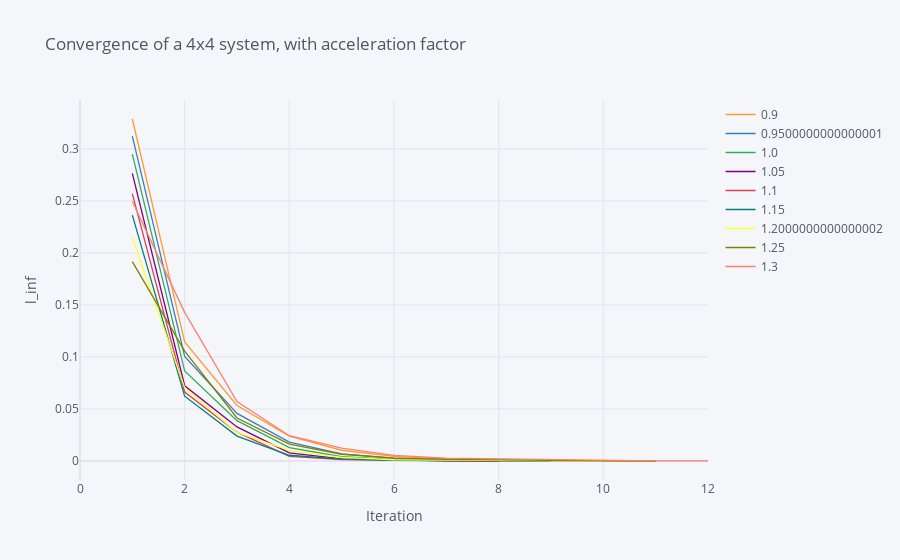
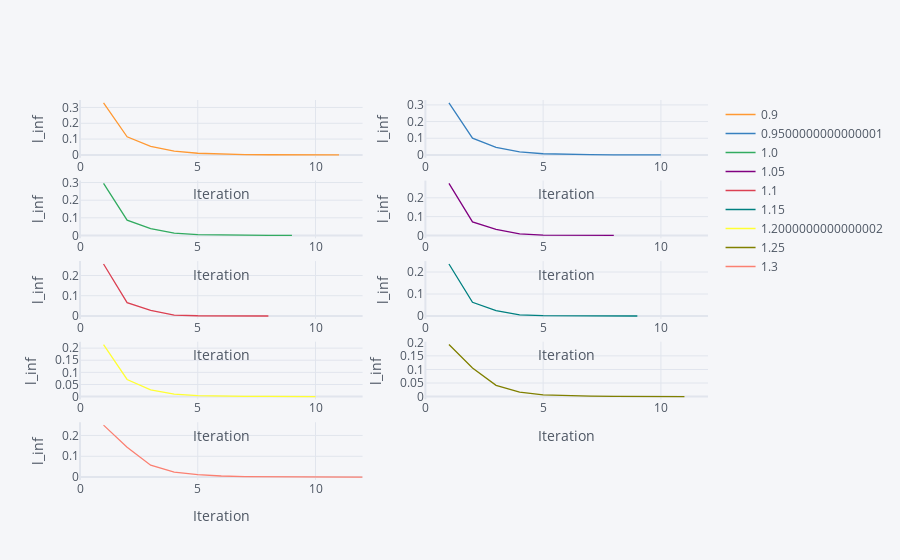

Write notebook code for charts like these, in order.
### Code cell
ac = np.linspace(0.9,1.3,9)
data = {}

for i in range (0, len(ac)) :
    soln, iter, l_infacc = gaussseidel(lA, lb, lG1, acc = ac[i])
    data[ac[i]] = l_infacc
    
df = pd.DataFrame.from_dict(data, orient='index')
df = df.transpose()
 
df.iplot(kind='line', title='Convergence of a 4x4 system, with acceleration factor', xTitle='Iteration', yTitle='l_inf')    
df.iplot(kind='line', xTitle='Iteration', yTitle='l_inf', subplots=True)

### Figure 1 — Plotly figure (JSON) as saved in the notebook; plotly's stock layout.template omitted (floating-point values rounded to 4 significant figures)
{"data": [{"line": {"color": "rgba(255, 153, 51, 1.0)", "dash": "solid", "shape": "linear", "width": 1.3}, "mode": "lines", "name": "0.9", "text": "", "type": "scatter", "x": [0, 1, 2, 3, 4, 5, 6, 7, 8, 9, 10, 11, 12], "y": [null, 0.3287, 0.1144, 0.05333, 0.02393, 0.01034, 0.00448, 0.00193, 0.0008188, 0.0003415, 0.0001403, 5.689e-05, ""]}, {"line": {"color": "rgba(55, 128, 191, 1.0)", "dash": "solid", "shape": "linear", "width": 1.3}, "mode": "lines", "name": "0.9500000000000001", "text": "", "type": "scatter", "x": [0, 1, 2, 3, 4, 5, 6, 7, 8, 9, 10, 11, 12], "y": [null, 0.3123, 0.1005, 0.04573, 0.01824, 0.006915, 0.002723, 0.001045, 0.0003867, 0.0001389, 4.884e-05, "", ""]}, {"line": {"color": "rgba(50, 171, 96, 1.0)", "dash": "solid", "shape": "linear", "width": 1.3}, "mode": "lines", "name": "1.0", "text": "", "type": "scatter", "x": [0, 1, 2, 3, 4, 5, 6, 7, 8, 9, 10, 11, 12], "y": [null, 0.2949, 0.08649, 0.03883, 0.01287, 0.004115, 0.001529, 0.0004847, 0.0001448, 4.158e-05, "", "", ""]}, {"line": {"color": "rgba(128, 0, 128, 1.0)", "dash": "solid", "shape": "linear", "width": 1.3}, "mode": "lines", "name": "1.05", "text": "", "type": "scatter", "x": [0, 1, 2, 3, 4, 5, 6, 7, 8, 9, 10, 11, 12], "y": [null, 0.2765, 0.07231, 0.03277, 0.007784, 0.00201, 0.0008516, 0.0001397, 3.199e-05, "", "", "", ""]}, {"line": {"color": "rgba(219, 64, 82, 1.0)", "dash": "solid", "shape": "linear", "width": 1.3}, "mode": "lines", "name": "1.1", "text": "", "type": "scatter", "x": [0, 1, 2, 3, 4, 5, 6, 7, 8, 9, 10, 11, 12], "y": [null, 0.2569, 0.06621, 0.02772, 0.004475, 0.001242, 0.0006154, 0.0001135, 1.549e-05, "", "", "", ""]}, {"line": {"color": "rgba(0, 128, 128, 1.0)", "dash": "solid", "shape": "linear", "width": 1.3}, "mode": "lines", "name": "1.15", "text": "", "type": "scatter", "x": [0, 1, 2, 3, 4, 5, 6, 7, 8, 9, 10, 11, 12], "y": [null, 0.2363, 0.06233, 0.02392, 0.005538, 0.001861, 0.0007089, 0.0004078, 0.0001061, 2.029e-05, "", "", ""]}, {"line": {"color": "rgba(255, 255, 51, 1.0)", "dash": "solid", "shape": "linear", "width": 1.3}, "mode": "lines", "name": "1.2000000000000002", "text": "", "type": "scatter", "x": [0, 1, 2, 3, 4, 5, 6, 7, 8, 9, 10, 11, 12], "y": [null, 0.2146, 0.07051, 0.02744, 0.01029, 0.00352, 0.00123, 0.000878, 0.0003755, 0.000108, 2.597e-05, "", ""]}, {"line": {"color": "rgba(128, 128, 0, 1.0)", "dash": "solid", "shape": "linear", "width": 1.3}, "mode": "lines", "name": "1.25", "text": "", "type": "scatter", "x": [0, 1, 2, 3, 4, 5, 6, 7, 8, 9, 10, 11, 12], "y": [null, 0.1917, 0.1057, 0.04134, 0.01628, 0.006496, 0.002806, 0.001653, 0.0009756, 0.000389, 0.0001219, 3.483e-05, ""]}, {"line": {"color": "rgba(251, 128, 114, 1.0)", "dash": "solid", "shape": "linear", "width": 1.3}, "mode": "lines", "name": "1.3", "text": "", "type": "scatter", "x": [0, 1, 2, 3, 4, 5, 6, 7, 8, 9, 10, 11, 12], "y": [null, 0.2494, 0.1429, 0.05711, 0.0243, 0.01242, 0.0055, 0.00285, 0.002163, 0.001105, 0.0004391, 0.0001503, 5.011e-05]}], "layout": {"legend": {"bgcolor": "#F5F6F9", "font": {"color": "#4D5663"}}, "paper_bgcolor": "#F5F6F9", "plot_bgcolor": "#F5F6F9", "title": {"font": {"color": "#4D5663"}, "text": "Convergence of a 4x4 system, with acceleration factor"}, "xaxis": {"gridcolor": "#E1E5ED", "showgrid": true, "tickfont": {"color": "#4D5663"}, "title": {"font": {"color": "#4D5663"}, "text": "Iteration"}, "zerolinecolor": "#E1E5ED"}, "yaxis": {"gridcolor": "#E1E5ED", "showgrid": true, "tickfont": {"color": "#4D5663"}, "title": {"font": {"color": "#4D5663"}, "text": "l_inf"}, "zerolinecolor": "#E1E5ED"}}}

### Figure 2 — Plotly figure (JSON) as saved in the notebook; plotly's stock layout.template omitted (floating-point values rounded to 4 significant figures)
{"data": [{"line": {"color": "rgba(255, 153, 51, 1.0)", "dash": "solid", "shape": "linear", "width": 1.3}, "mode": "lines", "name": "0.9", "text": "", "type": "scatter", "x": [0, 1, 2, 3, 4, 5, 6, 7, 8, 9, 10, 11, 12], "xaxis": "x", "y": [null, 0.3287, 0.1144, 0.05333, 0.02393, 0.01034, 0.00448, 0.00193, 0.0008188, 0.0003415, 0.0001403, 5.689e-05, ""], "yaxis": "y"}, {"line": {"color": "rgba(55, 128, 191, 1.0)", "dash": "solid", "shape": "linear", "width": 1.3}, "mode": "lines", "name": "0.9500000000000001", "text": "", "type": "scatter", "x": [0, 1, 2, 3, 4, 5, 6, 7, 8, 9, 10, 11, 12], "xaxis": "x2", "y": [null, 0.3123, 0.1005, 0.04573, 0.01824, 0.006915, 0.002723, 0.001045, 0.0003867, 0.0001389, 4.884e-05, "", ""], "yaxis": "y2"}, {"line": {"color": "rgba(50, 171, 96, 1.0)", "dash": "solid", "shape": "linear", "width": 1.3}, "mode": "lines", "name": "1.0", "text": "", "type": "scatter", "x": [0, 1, 2, 3, 4, 5, 6, 7, 8, 9, 10, 11, 12], "xaxis": "x3", "y": [null, 0.2949, 0.08649, 0.03883, 0.01287, 0.004115, 0.001529, 0.0004847, 0.0001448, 4.158e-05, "", "", ""], "yaxis": "y3"}, {"line": {"color": "rgba(128, 0, 128, 1.0)", "dash": "solid", "shape": "linear", "width": 1.3}, "mode": "lines", "name": "1.05", "text": "", "type": "scatter", "x": [0, 1, 2, 3, 4, 5, 6, 7, 8, 9, 10, 11, 12], "xaxis": "x4", "y": [null, 0.2765, 0.07231, 0.03277, 0.007784, 0.00201, 0.0008516, 0.0001397, 3.199e-05, "", "", "", ""], "yaxis": "y4"}, {"line": {"color": "rgba(219, 64, 82, 1.0)", "dash": "solid", "shape": "linear", "width": 1.3}, "mode": "lines", "name": "1.1", "text": "", "type": "scatter", "x": [0, 1, 2, 3, 4, 5, 6, 7, 8, 9, 10, 11, 12], "xaxis": "x5", "y": [null, 0.2569, 0.06621, 0.02772, 0.004475, 0.001242, 0.0006154, 0.0001135, 1.549e-05, "", "", "", ""], "yaxis": "y5"}, {"line": {"color": "rgba(0, 128, 128, 1.0)", "dash": "solid", "shape": "linear", "width": 1.3}, "mode": "lines", "name": "1.15", "text": "", "type": "scatter", "x": [0, 1, 2, 3, 4, 5, 6, 7, 8, 9, 10, 11, 12], "xaxis": "x6", "y": [null, 0.2363, 0.06233, 0.02392, 0.005538, 0.001861, 0.0007089, 0.0004078, 0.0001061, 2.029e-05, "", "", ""], "yaxis": "y6"}, {"line": {"color": "rgba(255, 255, 51, 1.0)", "dash": "solid", "shape": "linear", "width": 1.3}, "mode": "lines", "name": "1.2000000000000002", "text": "", "type": "scatter", "x": [0, 1, 2, 3, 4, 5, 6, 7, 8, 9, 10, 11, 12], "xaxis": "x7", "y": [null, 0.2146, 0.07051, 0.02744, 0.01029, 0.00352, 0.00123, 0.000878, 0.0003755, 0.000108, 2.597e-05, "", ""], "yaxis": "y7"}, {"line": {"color": "rgba(128, 128, 0, 1.0)", "dash": "solid", "shape": "linear", "width": 1.3}, "mode": "lines", "name": "1.25", "text": "", "type": "scatter", "x": [0, 1, 2, 3, 4, 5, 6, 7, 8, 9, 10, 11, 12], "xaxis": "x8", "y": [null, 0.1917, 0.1057, 0.04134, 0.01628, 0.006496, 0.002806, 0.001653, 0.0009756, 0.000389, 0.0001219, 3.483e-05, ""], "yaxis": "y8"}, {"line": {"color": "rgba(251, 128, 114, 1.0)", "dash": "solid", "shape": "linear", "width": 1.3}, "mode": "lines", "name": "1.3", "text": "", "type": "scatter", "x": [0, 1, 2, 3, 4, 5, 6, 7, 8, 9, 10, 11, 12], "xaxis": "x9", "y": [null, 0.2494, 0.1429, 0.05711, 0.0243, 0.01242, 0.0055, 0.00285, 0.002163, 0.001105, 0.0004391, 0.0001503, 5.011e-05], "yaxis": "y9"}], "layout": {"legend": {"bgcolor": "#F5F6F9", "font": {"color": "#4D5663"}}, "paper_bgcolor": "#F5F6F9", "plot_bgcolor": "#F5F6F9", "title": {"font": {"color": "#4D5663"}}, "xaxis": {"anchor": "y", "domain": [0, 0.45], "gridcolor": "#E1E5ED", "showgrid": true, "tickfont": {"color": "#4D5663"}, "title": {"font": {"color": "#4D5663"}, "text": "Iteration"}, "zerolinecolor": "#E1E5ED"}, "xaxis10": {"anchor": "y10", "domain": [0.55, 1], "gridcolor": "#E1E5ED", "showgrid": true, "tickfont": {"color": "#4D5663"}, "title": {"font": {"color": "#4D5663"}, "text": "Iteration"}, "zerolinecolor": "#E1E5ED"}, "xaxis2": {"anchor": "y2", "domain": [0.55, 1], "gridcolor": "#E1E5ED", "showgrid": true, "tickfont": {"color": "#4D5663"}, "title": {"font": {"color": "#4D5663"}, "text": "Iteration"}, "zerolinecolor": "#E1E5ED"}, "xaxis3": {"anchor": "y3", "domain": [0, 0.45], "gridcolor": "#E1E5ED", "showgrid": true, "tickfont": {"color": "#4D5663"}, "title": {"font": {"color": "#4D5663"}, "text": "Iteration"}, "zerolinecolor": "#E1E5ED"}, "xaxis4": {"anchor": "y4", "domain": [0.55, 1], "gridcolor": "#E1E5ED", "showgrid": true, "tickfont": {"color": "#4D5663"}, "title": {"font": {"color": "#4D5663"}, "text": "Iteration"}, "zerolinecolor": "#E1E5ED"}, "xaxis5": {"anchor": "y5", "domain": [0, 0.45], "gridcolor": "#E1E5ED", "showgrid": true, "tickfont": {"color": "#4D5663"}, "title": {"font": {"color": "#4D5663"}, "text": "Iteration"}, "zerolinecolor": "#E1E5ED"}, "xaxis6": {"anchor": "y6", "domain": [0.55, 1], "gridcolor": "#E1E5ED", "showgrid": true, "tickfont": {"color": "#4D5663"}, "title": {"font": {"color": "#4D5663"}, "text": "Iteration"}, "zerolinecolor": "#E1E5ED"}, "xaxis7": {"anchor": "y7", "domain": [0, 0.45], "gridcolor": "#E1E5ED", "showgrid": true, "tickfont": {"color": "#4D5663"}, "title": {"font": {"color": "#4D5663"}, "text": "Iteration"}, "zerolinecolor": "#E1E5ED"}, "xaxis8": {"anchor": "y8", "domain": [0.55, 1], "gridcolor": "#E1E5ED", "showgrid": true, "tickfont": {"color": "#4D5663"}, "title": {"font": {"color": "#4D5663"}, "text": "Iteration"}, "zerolinecolor": "#E1E5ED"}, "xaxis9": {"anchor": "y9", "domain": [0, 0.45], "gridcolor": "#E1E5ED", "showgrid": true, "tickfont": {"color": "#4D5663"}, "title": {"font": {"color": "#4D5663"}, "text": "Iteration"}, "zerolinecolor": "#E1E5ED"}, "yaxis": {"anchor": "x", "domain": [0.848, 1], "gridcolor": "#E1E5ED", "showgrid": true, "tickfont": {"color": "#4D5663"}, "title": {"font": {"color": "#4D5663"}, "text": "l_inf"}, "zerolinecolor": "#E1E5ED"}, "yaxis10": {"anchor": "x10", "domain": [0, 0.152], "gridcolor": "#E1E5ED", "showgrid": true, "tickfont": {"color": "#4D5663"}, "title": {"font": {"color": "#4D5663"}, "text": "l_inf"}, "zerolinecolor": "#E1E5ED"}, "yaxis2": {"anchor": "x2", "domain": [0.848, 1], "gridcolor": "#E1E5ED", "showgrid": true, "tickfont": {"color": "#4D5663"}, "title": {"font": {"color": "#4D5663"}, "text": "l_inf"}, "zerolinecolor": "#E1E5ED"}, "yaxis3": {"anchor": "x3", "domain": [0.636, 0.788], "gridcolor": "#E1E5ED", "showgrid": true, "tickfont": {"color": "#4D5663"}, "title": {"font": {"color": "#4D5663"}, "text": "l_inf"}, "zerolinecolor": "#E1E5ED"}, "yaxis4": {"anchor": "x4", "domain": [0.636, 0.788], "gridcolor": "#E1E5ED", "showgrid": true, "tickfont": {"color": "#4D5663"}, "title": {"font": {"color": "#4D5663"}, "text": "l_inf"}, "zerolinecolor": "#E1E5ED"}, "yaxis5": {"anchor": "x5", "domain": [0.424, 0.576], "gridcolor": "#E1E5ED", "showgrid": true, "tickfont": {"color": "#4D5663"}, "title": {"font": {"color": "#4D5663"}, "text": "l_inf"}, "zerolinecolor": "#E1E5ED"}, "yaxis6": {"anchor": "x6", "domain": [0.424, 0.576], "gridcolor": "#E1E5ED", "showgrid": true, "tickfont": {"color": "#4D5663"}, "title": {"font": {"color": "#4D5663"}, "text": "l_inf"}, "zerolinecolor": "#E1E5ED"}, "yaxis7": {"anchor": "x7", "domain": [0.212, 0.364], "gridcolor": "#E1E5ED", "showgrid": true, "tickfont": {"color": "#4D5663"}, "title": {"font": {"color": "#4D5663"}, "text": "l_inf"}, "zerolinecolor": "#E1E5ED"}, "yaxis8": {"anchor": "x8", "domain": [0.212, 0.364], "gridcolor": "#E1E5ED", "showgrid": true, "tickfont": {"color": "#4D5663"}, "title": {"font": {"color": "#4D5663"}, "text": "l_inf"}, "zerolinecolor": "#E1E5ED"}, "yaxis9": {"anchor": "x9", "domain": [0, 0.152], "gridcolor": "#E1E5ED", "showgrid": true, "tickfont": {"color": "#4D5663"}, "title": {"font": {"color": "#4D5663"}, "text": "l_inf"}, "zerolinecolor": "#E1E5ED"}}}
